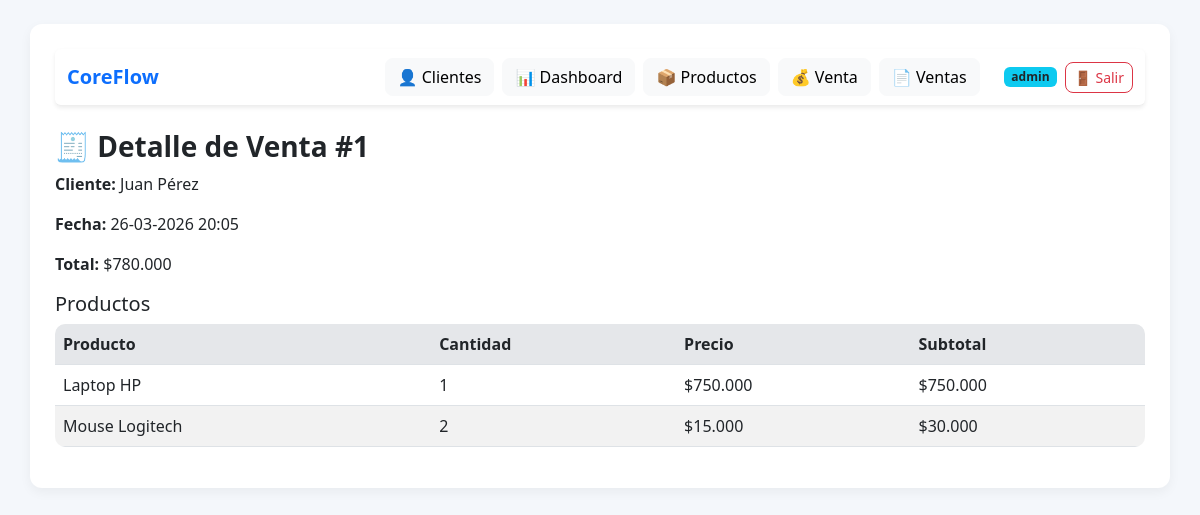
Page /venta/1 (signed in) on the committed database.
### models.py (models this page shows, shortened)
class Usuario(UserMixin, db.Model):
    __tablename__ = 'usuarios'
    id = db.Column(db.Integer, primary_key=True)
    username = db.Column(db.String(80), unique=True, nullable=False, index=True)
    email = db.Column(db.String(120), unique=True, nullable=False)
    password_hash = db.Column(db.String(255), nullable=False)
    nombre_completo = db.Column(db.String(120))
    activo = db.Column(db.Boolean, default=True)
    fecha_creacion = db.Column(db.DateTime, default=datetime.utcnow)

class Venta(db.Model):
    __tablename__ = 'ventas'
    id = db.Column(db.Integer, primary_key=True)
    cliente_id = db.Column(db.Integer, db.ForeignKey('clientes.id'), nullable=False)
    fecha = db.Column(db.DateTime, default=datetime.utcnow)
    total = db.Column(db.Float, default=0)
    cliente = db.relationship('Cliente', backref='ventas')

class Cliente(db.Model):
    __tablename__ = 'clientes'
    id = db.Column(db.Integer, primary_key=True)
    nombre = db.Column(db.String(100), nullable=False)
    email = db.Column(db.String(120))
    telefono = db.Column(db.String(50))
    empresa = db.Column(db.String(100))
    fecha_creacion = db.Column(db.DateTime, default=datetime.utcnow)
    interacciones = db.relationship('Interaccion', backref='cliente', lazy=True)

class DetalleVenta(db.Model):
    __tablename__ = 'detalle_ventas'
    id = db.Column(db.Integer, primary_key=True)
    venta_id = db.Column(db.Integer, db.ForeignKey('ventas.id'), nullable=False)
    producto_id = db.Column(db.Integer, db.ForeignKey('productos.id'), nullable=False)
    cantidad = db.Column(db.Integer, nullable=False)
    precio_unitario = db.Column(db.Float, nullable=False)
    venta = db.relationship('Venta', backref='detalles')
    producto = db.relationship('Producto')

class Producto(db.Model):
    __tablename__ = 'productos'
    id = db.Column(db.Integer, primary_key=True)
    sku = db.Column(db.String(50), unique=True, nullable=True)
    nombre = db.Column(db.String(100), nullable=False, index=True)
    descripcion = db.Column(db.Text)
    categoria = db.Column(db.String(80), index=True)
    unidad_medida = db.Column(db.String(20), default='u')
    precio = db.Column(db.Float, nullable=False)
    stock = db.Column(db.Integer, default=0)
    stock_minimo = db.Column(db.Integer, default=0)
    estado = db.Column(db.String(20), default='activo')
    fecha_actualizacion = db.Column(db.DateTime, default=datetime.utcnow, onupdate=datetime.utcnow)

### app.py (the view)
@app.route('/venta/<int:id>')
@login_required
def detalle_venta(id):
    venta = Venta.query.get_or_404(id)
    return render_template('venta_detalle.html', venta=venta)

### app.py (called while the page is built)
@login_manager.user_loader
def load_user(user_id):
    return Usuario.query.get(int(user_id))

@app.template_filter('clp')
def format_clp(value):
    return f"${value:,.0f}".replace(",", ".")

@app.template_filter('fecha')
def format_fecha(value):
    return value.strftime('%d-%m-%Y %H:%M')

### templates/venta_detalle.html
{% extends 'base.html' %}
{% block content %}
<h3>🧾 Detalle de Venta #{{ venta.id }}</h3>
<p><strong>Cliente:</strong> {{ venta.cliente.nombre }}</p>
<p><strong>Fecha:</strong> {{ venta.fecha | fecha }}</p>
<p><strong>Total:</strong> {{ venta.total | clp }}</p>
<h5>Productos</h5>
<div class="table-responsive">
    <table class="table table-striped">
        <tr>
            <th>Producto</th>
            <th>Cantidad</th>
            <th>Precio</th>
            <th>Subtotal</th>
        </tr>
        {% for d in venta.detalles %}
        <tr>
            <td>{{ d.producto.nombre }}</td>
            <td>{{ d.cantidad }}</td>
            <td>{{ d.precio_unitario | clp }}</td>
            <td>{{ (d.cantidad * d.precio_unitario) | clp }}</td>
        </tr>
        {% endfor %}
    </table>
</div>
{% endblock %}

### templates/base.html (shortened to what this page needs)
<!DOCTYPE html>
<html lang="es">
<head>
    <link href="https://cdn.jsdelivr.net/npm/bootstrap@5.3.0/dist/css/bootstrap.min.css" rel="stylesheet">
    <link rel="stylesheet" href="{{ url_for('static', filename='styles.css') }}">
</head>
<body>
<div class="container mt-4">
<nav class="navbar navbar-expand-lg navbar-light bg-white mb-4 shadow-sm rounded">
    <div class="container-fluid">
        <a class="navbar-brand fw-bold text-primary" href="{{ url_for('index') }}">
            CoreFlow
        </a>
        <div class="collapse navbar-collapse" id="navbarNav">
            <div class="ms-auto d-flex flex-column flex-lg-row gap-2 mt-3 mt-lg-0 align-items-lg-center">
                <a href="{{ url_for('index') }}" class="btn btn-light">👤 Clientes</a>
                <a href="{{ url_for('dashboard') }}" class="btn btn-light">📊 Dashboard</a>
                <a href="{{ url_for('nuevo_producto') }}" class="btn btn-light">📦 Productos</a>
                <a href="{{ url_for('nueva_venta') }}" class="btn btn-light">💰 Venta</a>
                <a href="{{ url_for('listar_ventas') }}" class="btn btn-light">📄 Ventas</a>
                {% if current_user.is_authenticated %}
                <div class="d-flex align-items-center gap-2 mt-3 mt-lg-0 ms-lg-2 ps-lg-2 border-lg-start">
                    <span class="badge bg-info text-dark">{{ current_user.username }}</span>
                    <a href="{{ url_for('logout') }}" class="btn btn-outline-danger btn-sm">🚪 Salir</a>
                </div>
                {% endif %}
            </div>
        </div>
    </div>
</nav>
    {% block content %}{% endblock %}
</div>
</body>
</html>

### static/styles.css (style rules this page uses)
body { background-color: #f4f7fb; font-family: 'Segoe UI', Tahoma, Geneva, Verdana, sans-serif; }
.container { background: white; padding: 25px; border-radius: 12px; box-shadow: 0 4px 12px rgba(0, 0, 0, 0.05); }
nav { border-bottom: 1px solid #eee; padding-bottom: 10px; }
.btn { border-radius: 8px; }
.table { background: white; border-radius: 10px; overflow: hidden; }
.table th { background-color: #f1f3f6; font-weight: 600; }
h2, h3 { font-weight: 600; }
a { text-decoration: none; }

### rows in the picture
Usuario: username "admin"
Venta: id "1", fecha|fecha "26-03-2026 20:05", total|clp "$780.000"
Cliente: cliente.nombre "Juan Pérez"
DetalleVenta: producto.nombre "Laptop HP", cantidad "1", precio_unitario|clp "$750.000", (d.cantidad*d.precio_unitario)|clp "$750.000"
DetalleVenta: producto.nombre "Mouse Logitech", cantidad "2", precio_unitario|clp "$15.000", (d.cantidad*d.precio_unitario)|clp "$30.000"
